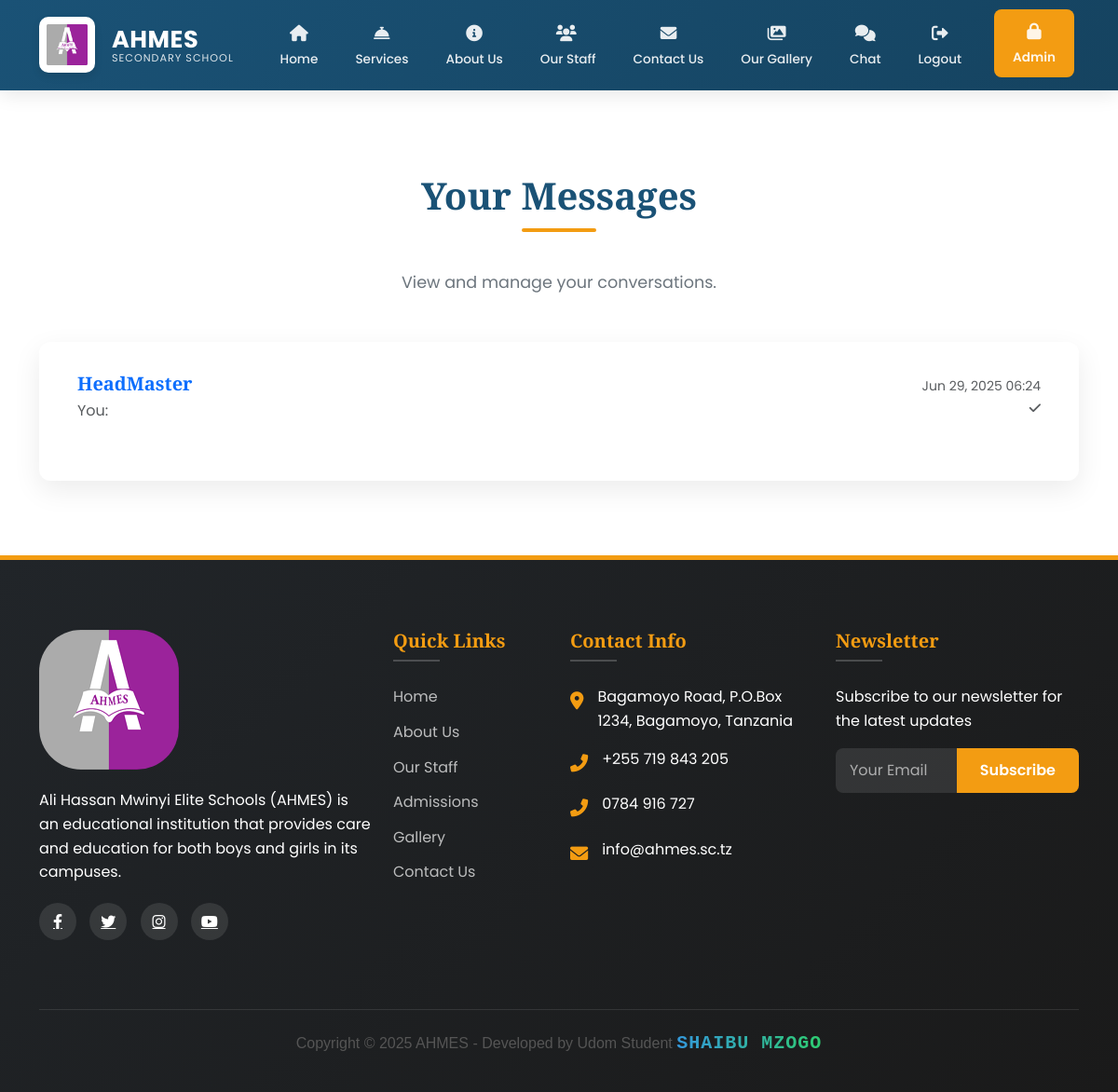
The app's page /inbox/ (signed in), older data.
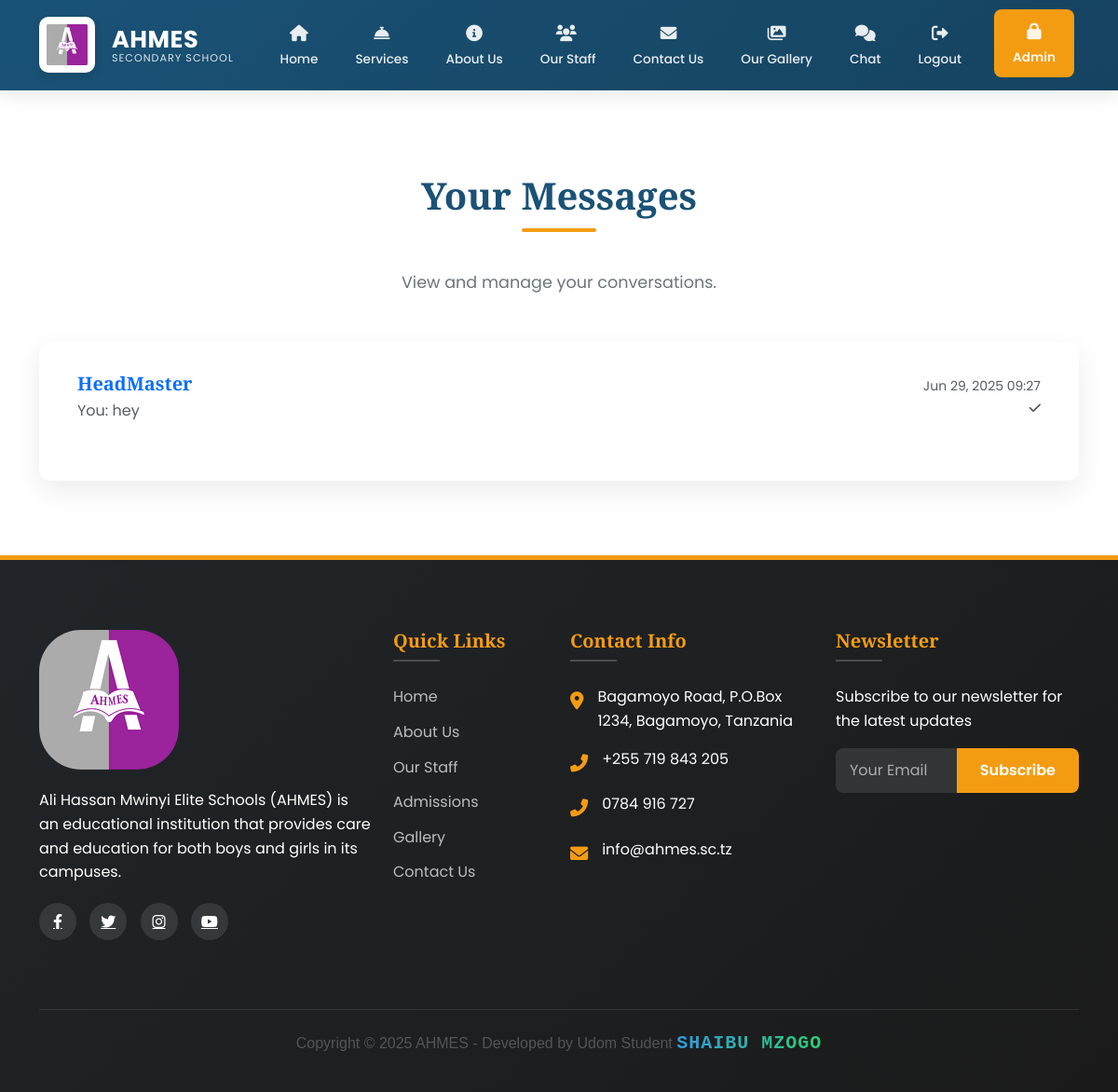
The same page, newer data.
### main/models.py (models this page shows, shortened)
class Conversation(models.Model):
    participants = models.ManyToManyField(User, related_name='conversations')
    created_at = models.DateTimeField(auto_now_add=True)
    updated_at = models.DateTimeField(auto_now=True)
    class Meta:
        ordering = ['-updated_at']

class User(AbstractUser):
    is_admin = models.BooleanField(default=False)
    is_staff_member = models.BooleanField(default=False)
    last_activity = models.DateTimeField(null=True, blank=True)
    groups = models.ManyToManyField(
        Group,
        verbose_name=_('groups'),
        blank=True,
        help_text=_(
            'The groups this user belongs to. A user will get all permissions '
            'granted to each of their groups.'
        ),
        related_name="custom_user_set",
        related_query_name="user",
    )
    user_permissions = models.ManyToManyField(
        Permission,
        verbose_name=_('user permissions'),
        blank=True,
        help_text=_('Specific permissions for this user.'),
        related_name="custom_user_set",
        related_query_name="user",
    )
    class Meta:
        swappable = 'AUTH_USER_MODEL'
        db_table = 'auth_user'

class Message(models.Model):
    conversation = models.ForeignKey(Conversation, on_delete=models.CASCADE, related_name='messages')
    sender = models.ForeignKey(User, on_delete=models.CASCADE)
    content = models.TextField(blank=True)
    file = models.FileField(
        upload_to='chat_files/',
        null=True,
        blank=True,
        validators=[FileExtensionValidator(allowed_extensions=[
            'jpg', 'jpeg', 'png', 'gif', 'pdf', 'doc', 'docx',
            'xls', 'xlsx', 'ppt', 'pptx', 'txt', 'mp3', 'mp4'
        ])]
    )
    timestamp = models.DateTimeField(auto_now_add=True)
    is_read = models.BooleanField(default=False)
    read_at = models.DateTimeField(null=True, blank=True)
    class Meta:
        ordering = ['timestamp']

### main/views.py (the view)
# urls.py: path('inbox/', inbox, name='inbox'),
@login_required
def inbox(request):
    conversations = Conversation.objects.filter(
        participants=request.user
    ).prefetch_related(
        'participants',
        'messages',
        'messages__sender'
    ).annotate(
        last_message_time=Max('messages__timestamp')
    ).order_by('-last_message_time')
    conversations_with_other = []
    for conversation in conversations:
        other_user = conversation.participants.exclude(id=request.user.id).first()
        last_message = conversation.messages.order_by('-timestamp').first()
        unread_count = conversation.messages.filter(
            is_read=False
        ).exclude(
            sender=request.user
        ).count()
        conversations_with_other.append({
            'conversation': conversation,
            'other_user': other_user,
            'last_message': last_message,
            'unread_count': unread_count
        })
    return render(request, 'chat/inbox.html', {
        'conversations_with_other': conversations_with_other
    })

### main/context_processors.py (called while the page is built)
def admin_counts(request):
    if request.user.is_authenticated and request.user.is_admin:
        return {
            'pending_comments': Comment.objects.filter(is_approved=False).count(),
            'gallery_count': Gallery.objects.count(),
        }
    return {}

### main/templates/chat/inbox.html (shortened to what this page needs)
{% extends 'main/base.html' %}
{% block content %}
<section class="section">
  <div class="container">
    <h2 class="section-title">Your Messages</h2>
    <p class="section-subtitle">View and manage your conversations.</p>
    <div class="row">
      <div class="col-12">
        <div class="card" data-aos="fade-up">
          <div class="card-body">
            <div id="conversationsList">
              {% if conversations_with_other %}
                <ul class="list-group list-group-flush" id="conversationsContainer">
                  {% for item in conversations_with_other %}
                    <li class="list-group-item conversation-item" data-conversation-id="{{ item.conversation.id }}">
                      <a href="{% url 'chat' item.conversation.id %}" class="text-decoration-none">
                        <div class="d-flex justify-content-between align-items-center">
                          <div>
                            <h5 class="mb-1">
                              {{ item.other_user.username }}
                            </h5>
                            {% if item.last_message %}
                              <p class="mb-0 text-muted last-message">
                                {% if item.last_message.sender == request.user %}You: {% endif %}
                                {{ item.last_message.content|truncatechars:50 }}
                              </p>
                            {% endif %}
                          </div>
                          <div class="text-end">
                            {% if item.last_message %}
                              <small class="text-muted d-block message-time">
                                {{ item.last_message.timestamp|date:"M d, Y H:i" }}
                              </small>
                              {% if item.last_message.sender == request.user %}
                                <small class="read-status">
                                  {% if item.last_message.is_read %}
                                    <i class="fas fa-check-double text-primary" title="Read"></i>
                                  {% else %}
                                    <i class="fas fa-check text-muted" title="Sent"></i>
                                  {% endif %}
                                </small>
                              {% endif %}
                            {% endif %}
                          </div>
                        </div>
                      </a>
                    </li>
                  {% endfor %}
                </ul>
              {% else %}
                <p class="text-center text-muted">No conversations yet. Start a new conversation!</p>
              {% endif %}
            </div>
          </div>
        </div>
      </div>
    </div>
  </div>
</section>
{% endblock %}
{% block extra_js %}
<link rel="stylesheet" href="https://cdnjs.cloudflare.com/ajax/libs/font-awesome/6.0.0/css/all.min.css">
{% endblock %}

### main/templates/main/base.html (shortened to what this page needs)
<!DOCTYPE html>
<html lang="en">
  <head>
    {% load static %}
    <link
      href="https://cdn.jsdelivr.net/npm/bootstrap@5.3.2/dist/css/bootstrap.min.css"
      rel="stylesheet"
    />
    <link
      rel="stylesheet"
      href="https://cdnjs.cloudflare.com/ajax/libs/font-awesome/6.4.0/css/all.min.css"
    />
    <link href="https://unpkg.com/aos@2.3.1/dist/aos.css" rel="stylesheet" />
    <link
      href="https://cdn.jsdelivr.net/npm/bootstrap@5.3.0/dist/css/bootstrap.min.css"
      rel="stylesheet"
    />
    <link
      href="https://cdn.jsdelivr.net/npm/aos@2.3.4/dist/aos.css"
      rel="stylesheet"
    />
    <link
      href="https://cdnjs.cloudflare.com/ajax/libs/font-awesome/6.0.0/css/all.min.css"
      rel="stylesheet"
    />
  </head>
  <body>
    <br />
    <nav class="navbar navbar-expand-lg navbar-dark fixed-top">
      <div class="container">
        <a
          class="navbar-brand d-flex align-items-center"
          href="{% url 'home' %}"
        >
          <div class="logo-container me-2">
            <img
              src="{% static 'images/Ahmes.PNG' %}"
              alt="AHMES Logo"
              class="logo-img"
            />
          </div>
          <div class="brand-text">
            <span class="brand-name">AHMES</span>
            <span class="brand-subtitle">SECONDARY SCHOOL</span>
          </div>
        </a>
        <div class="collapse navbar-collapse" id="navbarNav">
          <ul class="navbar-nav ms-auto">
            <li class="nav-item">
              <a
                class="nav-link {% if request.path == '/' %}active{% endif %}"
                href="{% url 'home' %}"
              >
                <span class="nav-icon"><i class="fas fa-home"></i></span>
                <span class="nav-text">Home</span>
              </a>
            </li>
            <li class="nav-item">
              <a
                class="nav-link {% if 'services' in request.path %}active{% endif %}"
                href="{% url 'services' %}"
              >
                <span class="nav-icon"
                  ><i class="fas fa-concierge-bell"></i
                ></span>
                <span class="nav-text">Services</span>
              </a>
            </li>
            <li class="nav-item">
              <a
                class="nav-link {% if 'about' in request.path %}active{% endif %}"
                href="{% url 'about' %}"
              >
                <span class="nav-icon"><i class="fas fa-info-circle"></i></span>
                <span class="nav-text">About Us</span>
              </a>
            </li>
            <li class="nav-item">
              <a
                class="nav-link {% if 'staff' in request.path %}active{% endif %}"
                href="{% url 'staff' %}"
              >
                <span class="nav-icon"><i class="fas fa-users me-1"></i></span>
                <span class="nav-text">Our Staff</span>
              </a>
            </li>
            <li class="nav-item">
              <a
                class="nav-link {% if 'contact' in request.path %}active{% endif %}"
                href="{% url 'contact' %}"
              >
                <span class="nav-icon"><i class="fas fa-envelope"></i></span>
                <span class="nav-text">Contact Us</span>
              </a>
            </li>
            <li class="nav-item">
              <a
                class="nav-link {% if 'gallery' in request.path %}active{% endif %}"
                href="{% url 'gallery' %}"
              >
                <span class="nav-icon"><i class="fas fa-images"></i></span>
                <span class="nav-text">Our Gallery</span>
              </a>
            </li>
            {% if user.is_authenticated %}
            <li class="nav-item">
              <a
                class="nav-link {% if 'chat' in request.path %}active{% endif %}"
                href="{% url 'inbox' %}"
              >
                <span class="nav-icon"><i class="fas fa-comments"></i></span>
                <span class="nav-text">Chat</span>
              </a>
            </li>
            {% endif %}
            <li class="nav-item">
  {% if request.user.is_authenticated %}
    <a
      class="nav-link"
      href="{% url 'logout' %}"
      onclick="event.preventDefault(); document.getElementById('logout-form').submit();"
    >
      <span class="nav-icon"><i class="fas fa-sign-out-alt"></i></span>
      <span class="nav-text">Logout</span>
    </a>
  {% endif %}
</li>
            <li class="nav-item">
              <a class="nav-link cta-button" href="{% url 'admin_login' %}">
                <span class="nav-icon"><i class="fas fa-lock"></i></span>
                <span class="nav-text">Admin</span>
              </a>
            </li>
          </ul>
        </div>
      </div>
    </nav>
    {% block content %}{% endblock %}
    <footer>
      <div class="container">
        <div class="row">
          <div class="col-lg-4 mb-4" data-aos="fade-up">
            <img
              src="{% static 'images/Ahmes.PNG' %}"
              alt="AHMES Logo"
              class="footer-logo"
              style="border-radius: 30%"
            />
            <div class="footer-about">
              <p>
                Ali Hassan Mwinyi Elite Schools (AHMES) is an educational
                institution that provides care and education for both boys and
                girls in its campuses.
              </p>
            </div>
            <div class="social-icons">
              <a href="#"><i class="fab fa-facebook-f"></i></a>
              <a href="#"><i class="fab fa-twitter"></i></a>
              <a href="#"><i class="fab fa-instagram"></i></a>
              <a href="#"><i class="fab fa-youtube"></i></a>
            </div>
          </div>
          <div
            class="col-lg-2 col-md-6 mb-4"
            data-aos="fade-up"
            data-aos-delay="100"
          >
            <div class="footer-links">
              <h5>Quick Links</h5>
              <ul>
                <li><a href="{% url 'home' %}">Home</a></li>
                <li><a href="{% url 'about' %}">About Us</a></li>
                <li><a href="{% url 'staff' %}">Our Staff</a></li>
                <li><a href="{% url 'under_development' %}">Admissions</a></li>
                <li><a href="{% url 'gallery' %}">Gallery</a></li>
                <li><a href="{% url 'contact' %}">Contact Us</a></li>
              </ul>
            </div>
          </div>
          <div
            class="col-lg-3 col-md-6 mb-4"
            data-aos="fade-up"
            data-aos-delay="200"
          >
            <div class="footer-links">
              <h5>Contact Info</h5>
              <div class="contact-info">
                <div class="contact-item">
                  <div class="contact-icon">
                    <i class="fas fa-map-marker-alt"></i>
                  </div>
                  <div>Bagamoyo Road, P.O.Box 1234, Bagamoyo, Tanzania</div>
                </div>
                <div class="contact-item">
                  <div class="contact-icon">
                    <i class="fas fa-phone-alt"></i>
                  </div>
                  <div>+255 719 843 205</div>
                </div>
                <div class="contact-item">
                  <div class="contact-icon">
                    <i class="fas fa-phone-alt"></i>
                  </div>
                  <div>0784 916 727</div>
                </div>
                <div class="contact-item">
                  <div class="contact-icon">
                    <i class="fas fa-envelope"></i>
                  </div>
                  <div>info@ahmes.sc.tz</div>
                </div>
              </div>
            </div>
          </div>
          <div
            class="col-lg-3 col-md-6 mb-4"
            data-aos="fade-up"
            data-aos-delay="300"
          >
            <div class="footer-links">
              <h5>Newsletter</h5>
              <p>Subscribe to our newsletter for the latest updates</p>
              <form id="newsletterForm" class="newsletter-form">
                <div class="input-group mb-3">
                  <input
                    type="email"
                    class="form-control"
                    placeholder="Your Email"
                    required
                  />
                  <button class="btn" type="submit">Subscribe</button>
                </div>
              </form>
            </div>
          </div>
        </div>
        <div class="copyright">
         <p style="font-family: Arial, sans-serif; font-size: 16px; color: #555; text-align: center;">
  Copyright © 2025 AHMES - Developed by Udom Student
  <span style="font-family: 'Courier New', monospace; font-size: 20px; color: #3498db; letter-spacing: 1px; font-weight: bold; text-transform: uppercase; background: linear-gradient(90deg, #3498db, #2ecc71); -webkit-background-clip: text; -webkit-text-fill-color: transparent;">
    Shaibu Mzogo
  </span>
</p>
        </div>
      </div>
    </footer>
    {% block extra_js %}{% endblock %}
  </body>
</html>

### main/templates/chat/inbox.html (style rules this page uses)
.message-time { white-space: nowrap; }
.last-message { white-space: nowrap; overflow: hidden; text-overflow: ellipsis; max-width: 300px; }

Row changes from the older to the newer data that the page shows:
changed Conversation "HeadMaster": last_message.content (not shown) → "hey"; last_message.timestamp "Jun 29, 2025 06:24" → "Jun 29, 2025 09:27"
